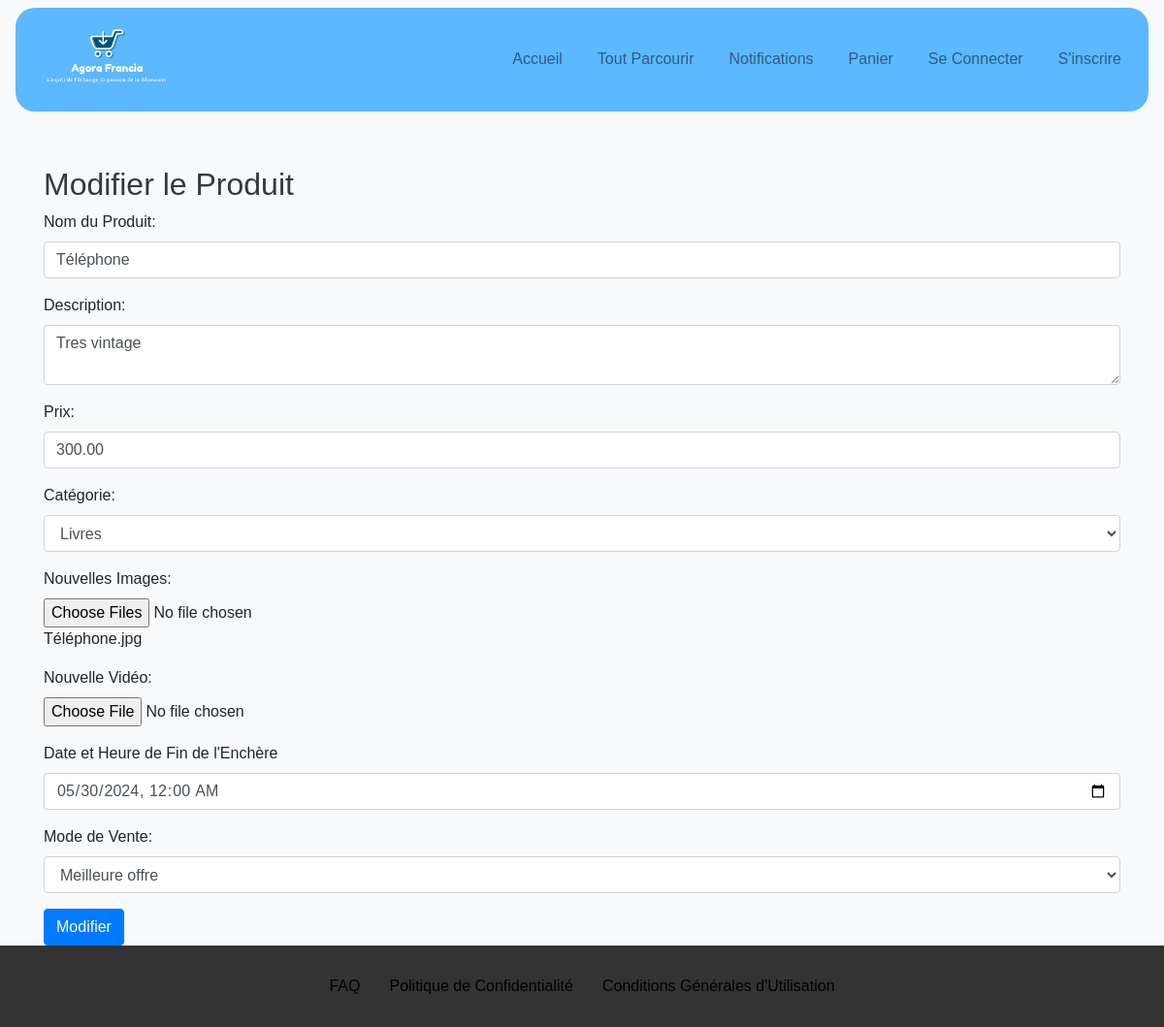
The app's page /SiteAGORA/edit_product.php?id=2, older data.
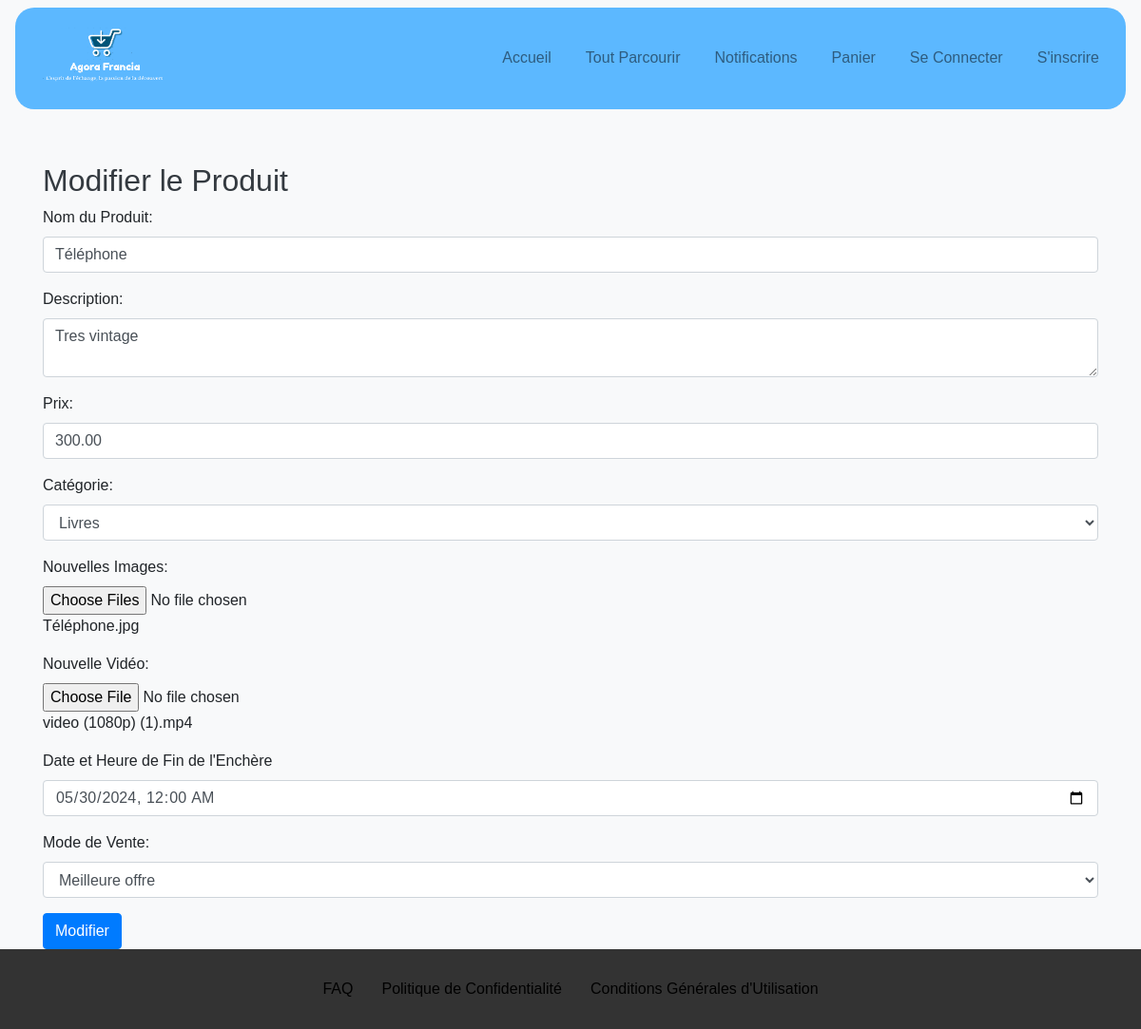
The same page, newer data.
### tables this page shows
CREATE TABLE `product_videos` (
  `id` int(11) NOT NULL,
  `product_id` int(11) NOT NULL,
  `video_path` varchar(255) NOT NULL,
  `created_at` timestamp NOT NULL DEFAULT CURRENT_TIMESTAMP
);

### SiteAGORA/edit_product.php (the view, shortened to what the changed rows need)
<?php
include 'db_connection.php';
if (isset($_GET['id'])) {
    $productId = $_GET['id'];
    $stmt = $conn->prepare("SELECT * FROM products WHERE id = ?");
    $stmt->bind_param("i", $productId);
    $stmt->execute();
    $result = $stmt->get_result();
    $videoStmt = $conn->prepare("SELECT * FROM product_videos WHERE product_id = ?");
    $videoStmt->bind_param("i", $productId);
    $videoStmt->execute();
    $videoResult = $videoStmt->get_result();
    $productVideo = null;
    if ($videoResult->num_rows > 0) {
        $videoRow = $videoResult->fetch_assoc();
        $productVideo = $videoRow['video_path'];
    }
    if ($result->num_rows > 0) {
        ?>
        <!DOCTYPE html>
        <html lang="fr">
        <head>
            <link rel="stylesheet" href="css/styles.css">
            <link rel="stylesheet" href="https://stackpath.bootstrapcdn.com/bootstrap/4.5.2/css/bootstrap.min.css">
        </head>
        <body>
            <?php include 'header.php'; ?>
            <div class="container mt-5">
                <h2>Modifier le Produit</h2>
                <form action="update_product.php" method="POST" enctype="multipart/form-data">
                    <div class="form-group">
                        <label for="video">Nouvelle Vidéo:</label>
                        <input type="file" class="form-control-file" id="video" name="video" accept="video/*">
                        <?php if ($productVideo): ?>
                            <div><?php echo basename($productVideo); ?></div>
                        <?php endif; ?>
                    </div>
                </form>
            </div>
        </body>
        </html>
    <?php
    } else {
        header("Location: my_product.php");
        exit();
    }
} else {
    header("Location: my_product.php");
    exit();
}
?>

Row changes from the older to the newer data that the page shows:
added product_videos: video_path "video (1080p) (1).mp4"
